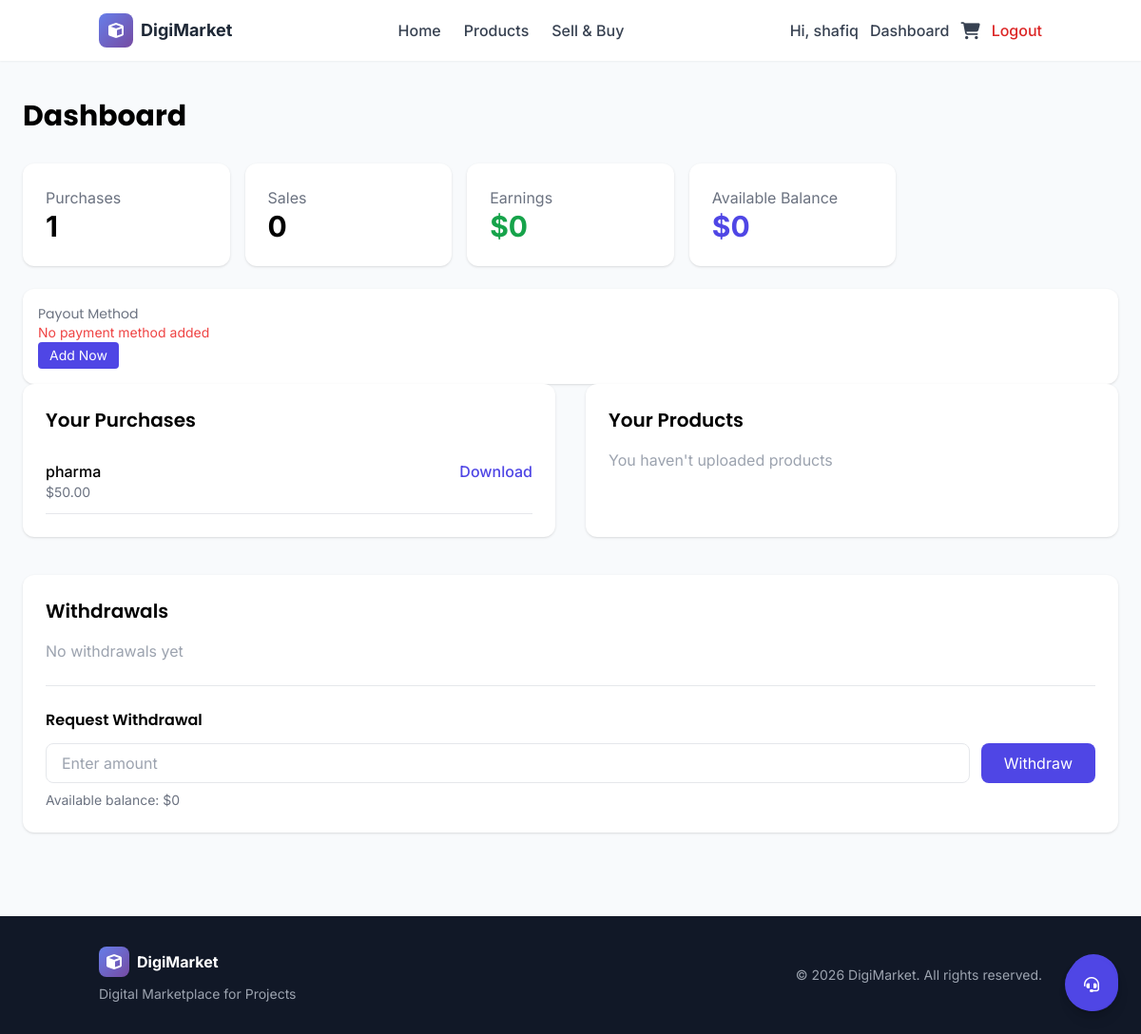
The app's page /dashboard/ (signed in) with its own data.
### accounts/models.py (models this page shows, shortened)
class SellerProfile(models.Model):
    user = models.OneToOneField(User, on_delete=models.CASCADE)
    available_balance = models.DecimalField(max_digits=10, decimal_places=2, default=0)
    pending_balance = models.DecimalField(max_digits=10, decimal_places=2, default=0)
    PAYMENT_METHODS = (
        ('easypaisa', 'EasyPaisa'),
        ('jazzcash', 'JazzCash'),
        ('bank', 'Bank Transfer'),
    )
    payout_method = models.CharField(max_length=20, choices=PAYMENT_METHODS, blank=True, null=True)
    account_title = models.CharField(max_length=100, blank=True, null=True)
    account_number = models.CharField(max_length=50, blank=True, null=True)
    iban = models.CharField(max_length=50, blank=True, null=True)

### products/models.py (models this page shows, shortened)
class Order(models.Model):
    user = models.ForeignKey(User, on_delete=models.CASCADE)
    product = models.ForeignKey(Product, on_delete=models.CASCADE, null=True, blank=True)
    approved = models.BooleanField(default=False)
    payment_screenshot = models.ImageField(
    upload_to="payments/",
    null=True,
    blank=True
)
    created_at = models.DateTimeField(auto_now_add=True)

class Product(models.Model):
    CATEGORY_CHOICES = (
        ('web', 'Web Templates'),
        ('mobile', 'Mobile Apps'),
        ('plugin', 'Plugins & Extensions'),
        ('graphics', 'Graphics & Icons'),
        ('course', 'Courses & Tutorials'),
    )
    owner = models.ForeignKey(User, on_delete=models.CASCADE, related_name="products")
    title = models.CharField(max_length=255)
    category = models.CharField(
        max_length=50,
        choices=CATEGORY_CHOICES
    )
    price = models.DecimalField(max_digits=8, decimal_places=2)
    description = models.TextField()
    image = models.ImageField(upload_to='products/', blank=True, null=True)
    rating = models.FloatField(default=0)
    is_active = models.BooleanField(default=True)
    project_file = models.FileField(
        upload_to='product_files/',
        blank=True,
        null=True
    )

### accounts/views.py (the view)
# urls.py: path("dashboard/", views.dashboard, name="dashboard"),
@login_required
def dashboard(request):
    user = request.user
    profile, _ = SellerProfile.objects.get_or_create(user=user)
    if request.method == "POST":
        form = PayoutForm(request.POST, instance=profile)
        if form.is_valid():
            form.save()
            messages.success(request, "Payout details updated")
    else:
        form = PayoutForm(instance=profile)
    purchases = Order.objects.filter(user=user, approved=True)
    seller_products = Product.objects.filter(owner=user)
    sales = Order.objects.filter(product__owner=user, approved=True)
    earnings = sales.aggregate(total=Sum('product__price'))['total'] or 0
    withdrawals = WithdrawalRequest.objects.filter(seller=user).order_by('-created_at')
    return render(request, 'accounts/dashboard.html', {
        'purchases': purchases,
        'sales': sales,
        'earnings': earnings,
        'seller_products': seller_products,
        'profile': profile,
        'withdrawals': withdrawals,
        'form': form,   # 🔴 VERY IMPORTANT (send form to template)
    })

### accounts/forms.py
class PayoutForm(forms.ModelForm):
    class Meta:
        model = SellerProfile
        fields = ['payout_method', 'account_title', 'account_number', 'iban']

### cart/context_processors.py (called while the page is built)
def cart_context(request):
    if request.user.is_authenticated:
        cart = Cart.objects.filter(user=request.user).first()
        total = 0
        count = 0
        if cart:
            for item in cart.items.all():
                total += item.product.price * item.quantity
                count += item.quantity
        return {
            'cart': cart,
            'cart_total': total,
            'cart_count': count,
        }
    return {
        'cart': None,
        'cart_total': 0,
        'cart_count': 0,
    }

### templates/accounts/dashboard.html (shortened to what this page needs)
{% extends "base.html" %}
{% block content %}
<div class="max-w-7xl mx-auto py-10 px-6">
    <h1 class="text-3xl font-bold mb-8">Dashboard</h1>
    <div class="grid grid-cols-1 md:grid-cols-5 gap-4 mb-6">
        <div class="bg-white rounded-xl shadow p-6">
            <p class="text-gray-500">Purchases</p>
            <p class="text-3xl font-bold">{{ purchases.count }}</p>
        </div>
        <div class="bg-white rounded-xl shadow p-6">
            <p class="text-gray-500">Sales</p>
            <p class="text-3xl font-bold">{{ sales.count }}</p>
        </div>
        <div class="bg-white rounded-xl shadow p-6">
            <p class="text-gray-500">Earnings</p>
            <p class="text-3xl font-bold text-green-600">${{ earnings }}</p>
        </div>
        <div class="bg-white rounded-xl shadow p-6">
            <p class="text-gray-500">Available Balance</p>
            <p class="text-3xl font-bold text-indigo-600">
                ${{ profile.available_balance|default:0 }}
            </p>
        </div>
    </div>
<div class="bg-white rounded-xl shadow p-4">
    <h3 class="text-gray-500 text-sm">Payout Method</h3>
    {% if profile.payout_method %}
        <p class="text-lg font-semibold capitalize">
            {{ profile.payout_method }}
        </p>
        <p class="text-sm text-gray-600">
            {{ profile.account_title }}
        </p>
        <p class="text-sm text-gray-600">
            {{ profile.account_number }}
        </p>
        {% if profile.iban %}
        <p class="text-sm text-gray-600">
            IBAN: {{ profile.iban }}
        </p>
        {% endif %}
        <button onclick="togglePayout()" class="bg-indigo-600 text-white px-3 py-1 rounded text-sm">
    Add / Edit
</button>
    {% else %}
    <p class="text-red-500 text-sm">No payment method added</p>
    <button onclick="togglePayout()"
            class="bg-indigo-600 text-white px-3 py-1 rounded text-sm">
        Add Now
    </button>
{% endif %}
</div>
    <div class="grid lg:grid-cols-2 gap-8">
        <div class="bg-white rounded-xl shadow p-6">
            <h2 class="text-xl font-semibold mb-4">Your Purchases</h2>
            {% for order in purchases %}
                <div class="flex justify-between border-b py-3">
                    <div>
                        <p class="font-medium">{{ order.product.title }}</p>
                        <p class="text-sm text-gray-500">${{ order.product.price }}</p>
                    </div>
                    <a href="{% url 'download_project' order.product.id %}"
                       class="text-indigo-600 font-medium">
                       Download
                    </a>
                </div>
            {% empty %}
                <p class="text-gray-400">No purchases yet</p>
            {% endfor %}
        </div>
        <div class="bg-white rounded-xl shadow p-6">
            <h2 class="text-xl font-semibold mb-4">Your Products</h2>
            {% for product in seller_products %}
                <div class="flex justify-between border-b py-3">
                    <p>{{ product.title }}</p>
                    <span class="text-gray-500">${{ product.price }}</span>
                </div>
            {% empty %}
                <p class="text-gray-400">You haven't uploaded products</p>
            {% endfor %}
        </div>
    </div>
    <div class="bg-white rounded-xl shadow p-6 mt-10">
        <h2 class="text-xl font-semibold mb-4">Withdrawals</h2>
        <div class="space-y-3 mb-6">
            {% for w in withdrawals %}
                <div class="flex justify-between items-center border-b pb-3">
                    <div>
                        <p class="font-medium">${{ w.amount }}</p>
                        <p class="text-sm text-gray-500">
                            {{ w.created_at|date:"d M Y" }}
                        </p>
                    </div>
                    {% if w.status == "pending" %}
                        <span class="px-3 py-1 text-sm bg-yellow-100 text-yellow-700 rounded-full">
                            Pending
                        </span>
                    {% elif w.status == "approved" %}
                        <span class="px-3 py-1 text-sm bg-green-100 text-green-700 rounded-full">
                            Paid
                        </span>
                    {% else %}
                        <span class="px-3 py-1 text-sm bg-red-100 text-red-700 rounded-full">
                            Rejected
                        </span>
                    {% endif %}
                </div>
            {% empty %}
                <p class="text-gray-400">No withdrawals yet</p>
            {% endfor %}
        </div>
        <div class="border-t pt-6">
            <h3 class="font-semibold mb-3">Request Withdrawal</h3>
            <form method="post" action="{% url 'withdraw_request' %}" class="flex gap-3">
                <input type="number"
                       step="0.01"
                       min="1"
                       name="amount"
                       placeholder="Enter amount"
                       class="flex-1 border rounded-lg px-4 py-2 focus:ring-2 focus:ring-indigo-500"
                       required>
                <button type="submit"
                        class="bg-indigo-600 text-white px-6 py-2 rounded-lg hover:bg-indigo-700">
                    Withdraw
                </button>
            </form>
            <p class="text-sm text-gray-500 mt-2">
                Available balance: ${{ profile.available_balance|default:0 }}
            </p>
        </div>
    </div>
</div>
{% endblock %}

### templates/base.html (shortened to what this page needs)
<!DOCTYPE html>
<html lang="en">
<head>
    <script src="https://cdn.tailwindcss.com"></script>
    <link rel="stylesheet" href="https://cdnjs.cloudflare.com/ajax/libs/font-awesome/6.4.0/css/all.min.css">
</head>
<body class="min-h-screen flex flex-col">
    <nav class="sticky top-0 z-50 bg-white shadow-sm">
        <div class="container mx-auto px-4 py-3">
            <div class="flex justify-between items-center">
                <a href="/" class="flex items-center space-x-2">
                    <div class="w-9 h-9 gradient-bg rounded-lg flex items-center justify-center">
                        <i class="fas fa-cube text-white"></i>
                    </div>
                    <span class="text-lg font-bold text-gray-800">DigiMarket</span>
                </a>
                <div class="hidden md:flex items-center space-x-6">
                    <a href="/" class="nav-link font-medium text-gray-700 hover:text-indigo-600 transition py-2 {% if request.path == '/' or request.path == '' %}active-nav{% endif %}">Home</a>
                    <a href="/products" class="nav-link font-medium text-gray-700 hover:text-indigo-600 transition py-2 {% if request.path == '/products' %}active-nav{% endif %}">Products</a>
                    <a href="/sell-buy" class="nav-link font-medium text-gray-700 hover:text-indigo-600 transition py-2 {% if request.path == '/sell-buy' %}active-nav{% endif %}">Sell & Buy</a>
                </div>
<div class="flex items-center space-x-3">
    {% if user.is_authenticated %}
        <span class="hidden md:inline-block text-gray-700 font-medium">
            Hi, {{ user.username }}
        </span>
       <a href="/dashboard/" class="hidden md:inline-block font-medium text-gray-700 hover:text-indigo-600">
        Dashboard
    </a>
      <button onclick="toggleCart()" class="relative text-gray-700 hover:text-indigo-600">
    <i class="fas fa-shopping-cart text-lg"></i>
</button>
        <form method="post" action="{% url 'logout' %}" class="hidden md:inline-block">
    <button type="submit" class="text-red-600 font-medium">
        Logout
    </button>
</form>
    {% endif %}
</div>
    </nav>
    <main class="flex-grow">
        {% block content %}
        {% endblock %}
    </main>
    <footer class="bg-gray-900 text-white mt-12">
        <div class="container mx-auto px-4 py-8">
            <div class="flex flex-col md:flex-row justify-between items-center">
                <div class="mb-4 md:mb-0">
                    <div class="flex items-center space-x-2">
                        <div class="w-8 h-8 gradient-bg rounded-lg flex items-center justify-center">
                            <i class="fas fa-cube text-white"></i>
                        </div>
                        <span class="font-bold">DigiMarket</span>
                    </div>
                    <p class="text-gray-400 text-sm mt-2">Digital Marketplace for Projects</p>
                </div>
                <div class="text-gray-400 text-sm">
                    © 2026 DigiMarket. All rights reserved.
                </div>
            </div>
        </div>
    </footer>
<div id="supportButton"
     class="fixed bottom-6 right-6 z-50">
    <button onclick="toggleSupport()"
        class="bg-indigo-600 hover:bg-indigo-700 text-white p-4 rounded-full shadow-lg transition duration-300">
    </button>
</div>
<div class="fixed bottom-6 right-6 z-50">
    <button onclick="toggleSupport()"
        class="w-14 h-14 bg-indigo-600 text-white rounded-full shadow-md hover:bg-indigo-700 transition flex items-center justify-center">
        <i class="fas fa-headset"></i>
    </button>
</div>
</body>
</html>

### templates/base.html (style rules this page uses)
:root { --primary: #7c3aed; --primary-dark: #5b21b6; --accent: #06d6a0; }
body { font-family: 'Inter', sans-serif; background-color: #f8fafc; }
h1, h2, h3 { font-family: 'Poppins', sans-serif; }
.gradient-bg { background: linear-gradient(135deg, #667eea 0%, #764ba2 100%); }

### records on screen
SellerProfile: available_balance "0"
Order: product "pharma", product.price "50.00"

### other values on screen
{{ user.username }} "shafiq"
{{ purchases.count }} "1"
{{ sales.count }} "0"
{{ earnings }} "0"
